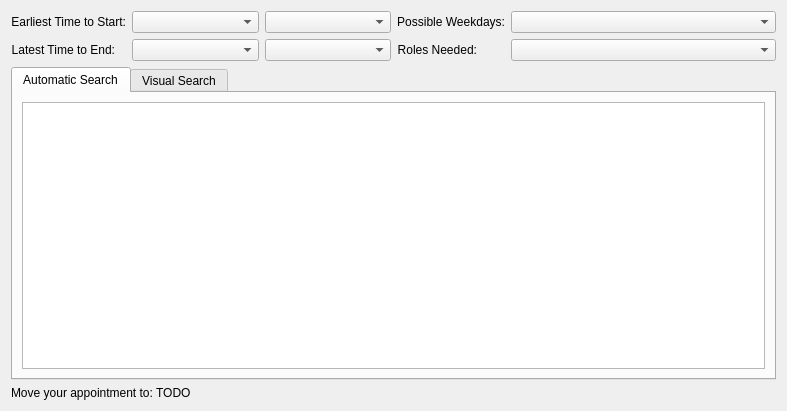
<?xml version="1.0" encoding="UTF-8"?>
<ui version="4.0">
 <class>Dialog</class>
 <widget class="QDialog" name="Dialog">
  <property name="geometry">
   <rect>
    <x>0</x>
    <y>0</y>
    <width>787</width>
    <height>411</height>
   </rect>
  </property>
  <property name="windowTitle">
   <string>Dialog</string>
  </property>
  <layout class="QVBoxLayout" name="verticalLayout">
   <item>
    <layout class="QHBoxLayout" name="horizontalLayout_3">
     <item>
      <layout class="QFormLayout" name="formLayout">
       <item row="0" column="0">
        <widget class="QLabel" name="label">
         <property name="text">
          <string>Earliest Time to Start:</string>
         </property>
         <property name="alignment">
          <set>Qt::AlignRight|Qt::AlignTrailing|Qt::AlignVCenter</set>
         </property>
        </widget>
       </item>
       <item row="0" column="1">
        <layout class="QHBoxLayout" name="horizontalLayout">
         <item>
          <widget class="KPIM::KDateEdit" name="mStartDate"/>
         </item>
         <item>
          <widget class="KPIM::KTimeEdit" name="mStartTime"/>
         </item>
        </layout>
       </item>
       <item row="1" column="0">
        <widget class="QLabel" name="label_2">
         <property name="text">
          <string>Latest Time to End:</string>
         </property>
         <property name="alignment">
          <set>Qt::AlignRight|Qt::AlignTrailing|Qt::AlignVCenter</set>
         </property>
        </widget>
       </item>
       <item row="1" column="1">
        <layout class="QHBoxLayout" name="horizontalLayout_2">
         <item>
          <widget class="KPIM::KDateEdit" name="mEndDate"/>
         </item>
         <item>
          <widget class="KPIM::KTimeEdit" name="mEndTime"/>
         </item>
        </layout>
       </item>
      </layout>
     </item>
     <item>
      <layout class="QFormLayout" name="formLayout_2">
       <item row="0" column="0">
        <widget class="QLabel" name="label_3">
         <property name="text">
          <string>Possible Weekdays:</string>
         </property>
         <property name="alignment">
          <set>Qt::AlignRight|Qt::AlignTrailing|Qt::AlignVCenter</set>
         </property>
        </widget>
       </item>
       <item row="0" column="1">
        <widget class="KPIM::KWeekdayCheckCombo" name="mWeekdayCombo"/>
       </item>
       <item row="1" column="0">
        <widget class="QLabel" name="label_5">
         <property name="text">
          <string>Roles Needed:</string>
         </property>
         <property name="alignment">
          <set>Qt::AlignRight|Qt::AlignTrailing|Qt::AlignVCenter</set>
         </property>
        </widget>
       </item>
       <item row="1" column="1">
        <widget class="KPIM::KCheckComboBox" name="mRolesCombo"/>
       </item>
      </layout>
     </item>
    </layout>
   </item>
   <item>
    <widget class="QTabWidget" name="tabWidget">
     <property name="currentIndex">
      <number>0</number>
     </property>
     <widget class="QWidget" name="mTextTab">
      <attribute name="title">
       <string>Automatic Search</string>
      </attribute>
      <layout class="QVBoxLayout" name="verticalLayout_2">
       <item>
        <widget class="QListView" name="mListView"/>
       </item>
      </layout>
     </widget>
     <widget class="QWidget" name="mGanttTab">
      <attribute name="title">
       <string>Visual Search</string>
      </attribute>
     </widget>
    </widget>
   </item>
   <item>
    <widget class="QLabel" name="label_4">
     <property name="text">
      <string>Move your appointment to: TODO</string>
     </property>
    </widget>
   </item>
  </layout>
 </widget>
 <customwidgets>
  <customwidget>
   <class>KPIM::KTimeEdit</class>
   <extends>QComboBox</extends>
   <header>libkdepim/ktimeedit.h</header>
  </customwidget>
  <customwidget>
   <class>KPIM::KCheckComboBox</class>
   <extends>KComboBox</extends>
   <header>libkdepim/kcheckcombobox.h</header>
  </customwidget>
  <customwidget>
   <class>KPIM::KWeekdayCheckCombo</class>
   <extends>KPIM::KCheckComboBox</extends>
   <header>libkdepim/kweekdaycheckcombo.h</header>
  </customwidget>
  <customwidget>
   <class>KPIM::KDateEdit</class>
   <extends>QComboBox</extends>
   <header>libkdepim/kdateedit.h</header>
  </customwidget>
  <customwidget>
   <class>KComboBox</class>
   <extends>QComboBox</extends>
   <header>kcombobox.h</header>
  </customwidget>
 </customwidgets>
 <resources/>
 <connections/>
</ui>
